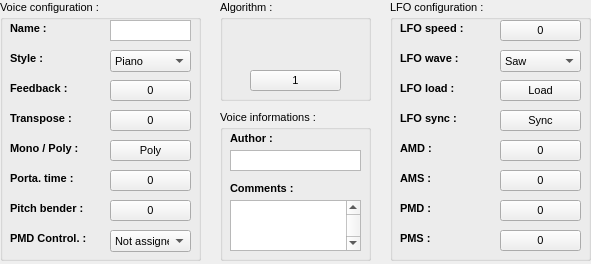
<?xml version="1.0" encoding="UTF-8"?>
<ui version="4.0">
 <class>QVoice</class>
 <widget class="QWidget" name="QVoice">
  <property name="geometry">
   <rect>
    <x>0</x>
    <y>0</y>
    <width>591</width>
    <height>264</height>
   </rect>
  </property>
  <property name="windowTitle">
   <string>Form</string>
  </property>
  <widget class="QGroupBox" name="grpBox_voiceconfig">
   <property name="geometry">
    <rect>
     <x>0</x>
     <y>0</y>
     <width>201</width>
     <height>261</height>
    </rect>
   </property>
   <property name="font">
    <font>
     <pointsize>8</pointsize>
    </font>
   </property>
   <property name="title">
    <string>Voice configuration :</string>
   </property>
   <widget class="QLabel" name="lbl_style">
    <property name="geometry">
     <rect>
      <x>10</x>
      <y>50</y>
      <width>91</width>
      <height>16</height>
     </rect>
    </property>
    <property name="font">
     <font>
      <pointsize>8</pointsize>
      <weight>75</weight>
      <bold>true</bold>
     </font>
    </property>
    <property name="text">
     <string>Style :</string>
    </property>
   </widget>
   <widget class="QComboBox" name="cmbBox_style">
    <property name="geometry">
     <rect>
      <x>110</x>
      <y>50</y>
      <width>81</width>
      <height>22</height>
     </rect>
    </property>
    <property name="font">
     <font>
      <pointsize>8</pointsize>
     </font>
    </property>
    <property name="toolTip">
     <string>The style of the voice (stored as user code)</string>
    </property>
    <item>
     <property name="text">
      <string>Piano</string>
     </property>
    </item>
    <item>
     <property name="text">
      <string>Keys</string>
     </property>
    </item>
    <item>
     <property name="text">
      <string>Organ</string>
     </property>
    </item>
    <item>
     <property name="text">
      <string>Guitar</string>
     </property>
    </item>
    <item>
     <property name="text">
      <string>Bass</string>
     </property>
    </item>
    <item>
     <property name="text">
      <string>Orch</string>
     </property>
    </item>
    <item>
     <property name="text">
      <string>Brass</string>
     </property>
    </item>
    <item>
     <property name="text">
      <string>Wood</string>
     </property>
    </item>
    <item>
     <property name="text">
      <string>Synth</string>
     </property>
    </item>
    <item>
     <property name="text">
      <string>Pad</string>
     </property>
    </item>
    <item>
     <property name="text">
      <string>Ethnic</string>
     </property>
    </item>
    <item>
     <property name="text">
      <string>Bells</string>
     </property>
    </item>
    <item>
     <property name="text">
      <string>Rythm</string>
     </property>
    </item>
    <item>
     <property name="text">
      <string>SFX</string>
     </property>
    </item>
    <item>
     <property name="text">
      <string>Other</string>
     </property>
    </item>
   </widget>
   <widget class="QLabel" name="lbl_name">
    <property name="geometry">
     <rect>
      <x>10</x>
      <y>20</y>
      <width>91</width>
      <height>16</height>
     </rect>
    </property>
    <property name="font">
     <font>
      <pointsize>8</pointsize>
      <weight>75</weight>
      <bold>true</bold>
     </font>
    </property>
    <property name="text">
     <string>Name :</string>
    </property>
   </widget>
   <widget class="QPlainTextEdit" name="txtEdit_voicename">
    <property name="geometry">
     <rect>
      <x>110</x>
      <y>20</y>
      <width>81</width>
      <height>21</height>
     </rect>
    </property>
    <property name="font">
     <font>
      <pointsize>8</pointsize>
     </font>
    </property>
    <property name="toolTip">
     <string>The name of the voice</string>
    </property>
    <property name="verticalScrollBarPolicy">
     <enum>Qt::ScrollBarAlwaysOff</enum>
    </property>
    <property name="horizontalScrollBarPolicy">
     <enum>Qt::ScrollBarAlwaysOff</enum>
    </property>
    <property name="lineWrapMode">
     <enum>QPlainTextEdit::NoWrap</enum>
    </property>
    <property name="plainText">
     <string/>
    </property>
    <property name="maximumBlockCount">
     <number>7</number>
    </property>
   </widget>
   <widget class="QLabel" name="lbl_feedback">
    <property name="geometry">
     <rect>
      <x>10</x>
      <y>80</y>
      <width>91</width>
      <height>16</height>
     </rect>
    </property>
    <property name="font">
     <font>
      <pointsize>8</pointsize>
      <weight>75</weight>
      <bold>true</bold>
     </font>
    </property>
    <property name="text">
     <string>Feedback :</string>
    </property>
   </widget>
   <widget class="QButton" name="but_feedback">
    <property name="geometry">
     <rect>
      <x>110</x>
      <y>80</y>
      <width>81</width>
      <height>21</height>
     </rect>
    </property>
    <property name="font">
     <font>
      <pointsize>8</pointsize>
     </font>
    </property>
    <property name="toolTip">
     <string>The level of feedback for the synthesis</string>
    </property>
    <property name="text">
     <string>0</string>
    </property>
    <property name="minValue" stdset="0">
     <number>0</number>
    </property>
    <property name="maxValue" stdset="0">
     <number>7</number>
    </property>
   </widget>
   <widget class="QLabel" name="lbl_porta">
    <property name="geometry">
     <rect>
      <x>10</x>
      <y>170</y>
      <width>91</width>
      <height>16</height>
     </rect>
    </property>
    <property name="font">
     <font>
      <pointsize>8</pointsize>
      <weight>75</weight>
      <bold>true</bold>
     </font>
    </property>
    <property name="text">
     <string>Porta. time :</string>
    </property>
   </widget>
   <widget class="QButton" name="but_porta">
    <property name="geometry">
     <rect>
      <x>110</x>
      <y>170</y>
      <width>81</width>
      <height>21</height>
     </rect>
    </property>
    <property name="font">
     <font>
      <pointsize>8</pointsize>
     </font>
    </property>
    <property name="toolTip">
     <string>The portamento length of the instrument</string>
    </property>
    <property name="text">
     <string>0</string>
    </property>
    <property name="minValue" stdset="0">
     <number>0</number>
    </property>
    <property name="maxValue" stdset="0">
     <number>127</number>
    </property>
   </widget>
   <widget class="QLabel" name="lbl_pitch">
    <property name="geometry">
     <rect>
      <x>10</x>
      <y>200</y>
      <width>91</width>
      <height>16</height>
     </rect>
    </property>
    <property name="font">
     <font>
      <pointsize>8</pointsize>
      <weight>75</weight>
      <bold>true</bold>
     </font>
    </property>
    <property name="text">
     <string>Pitch bender :</string>
    </property>
   </widget>
   <widget class="QButton" name="but_trans">
    <property name="geometry">
     <rect>
      <x>110</x>
      <y>110</y>
      <width>81</width>
      <height>21</height>
     </rect>
    </property>
    <property name="font">
     <font>
      <pointsize>8</pointsize>
     </font>
    </property>
    <property name="toolTip">
     <string>The transpose level of the voice</string>
    </property>
    <property name="text">
     <string>0</string>
    </property>
    <property name="minValue" stdset="0">
     <number>-128</number>
    </property>
    <property name="maxValue" stdset="0">
     <string>127</string>
    </property>
   </widget>
   <widget class="QPushButton" name="pshBut_poly">
    <property name="geometry">
     <rect>
      <x>110</x>
      <y>140</y>
      <width>81</width>
      <height>21</height>
     </rect>
    </property>
    <property name="font">
     <font>
      <pointsize>8</pointsize>
     </font>
    </property>
    <property name="toolTip">
     <string>The voice response to a multiple notes play</string>
    </property>
    <property name="text">
     <string>Poly</string>
    </property>
    <property name="checkable">
     <bool>true</bool>
    </property>
   </widget>
   <widget class="QComboBox" name="cmbBox_pmdctl">
    <property name="geometry">
     <rect>
      <x>110</x>
      <y>230</y>
      <width>81</width>
      <height>22</height>
     </rect>
    </property>
    <property name="font">
     <font>
      <pointsize>8</pointsize>
     </font>
    </property>
    <property name="toolTip">
     <string>The kind of MIDI controler assigned to PMD</string>
    </property>
    <item>
     <property name="text">
      <string>Not assigned</string>
     </property>
    </item>
    <item>
     <property name="text">
      <string>After touch</string>
     </property>
    </item>
    <item>
     <property name="text">
      <string>Mod. wheel</string>
     </property>
    </item>
    <item>
     <property name="text">
      <string>Breath ctl.</string>
     </property>
    </item>
    <item>
     <property name="text">
      <string>Foot ctl.</string>
     </property>
    </item>
   </widget>
   <widget class="QButton" name="but_pitch">
    <property name="geometry">
     <rect>
      <x>110</x>
      <y>200</y>
      <width>81</width>
      <height>21</height>
     </rect>
    </property>
    <property name="font">
     <font>
      <pointsize>8</pointsize>
     </font>
    </property>
    <property name="toolTip">
     <string>The pitchbender range of the voice</string>
    </property>
    <property name="text">
     <string>0</string>
    </property>
    <property name="minValue" stdset="0">
     <number>0</number>
    </property>
    <property name="maxValue" stdset="0">
     <number>12</number>
    </property>
   </widget>
   <widget class="QLabel" name="lbl_trans">
    <property name="geometry">
     <rect>
      <x>10</x>
      <y>110</y>
      <width>91</width>
      <height>16</height>
     </rect>
    </property>
    <property name="font">
     <font>
      <pointsize>8</pointsize>
      <weight>75</weight>
      <bold>true</bold>
     </font>
    </property>
    <property name="text">
     <string>Transpose :</string>
    </property>
   </widget>
   <widget class="QLabel" name="lbl_poly">
    <property name="geometry">
     <rect>
      <x>10</x>
      <y>140</y>
      <width>91</width>
      <height>16</height>
     </rect>
    </property>
    <property name="font">
     <font>
      <pointsize>8</pointsize>
      <weight>75</weight>
      <bold>true</bold>
     </font>
    </property>
    <property name="text">
     <string>Mono / Poly :</string>
    </property>
   </widget>
   <widget class="QLabel" name="lbl_pmdctl">
    <property name="geometry">
     <rect>
      <x>10</x>
      <y>230</y>
      <width>91</width>
      <height>16</height>
     </rect>
    </property>
    <property name="font">
     <font>
      <pointsize>8</pointsize>
      <weight>75</weight>
      <bold>true</bold>
     </font>
    </property>
    <property name="text">
     <string>PMD Control. :</string>
    </property>
   </widget>
  </widget>
  <widget class="QGroupBox" name="grpBox_algorithm">
   <property name="geometry">
    <rect>
     <x>220</x>
     <y>0</y>
     <width>151</width>
     <height>101</height>
    </rect>
   </property>
   <property name="font">
    <font>
     <pointsize>8</pointsize>
    </font>
   </property>
   <property name="title">
    <string>Algorithm :</string>
   </property>
   <widget class="QLabel" name="lbl_algo">
    <property name="geometry">
     <rect>
      <x>42</x>
      <y>20</y>
      <width>71</width>
      <height>41</height>
     </rect>
    </property>
    <property name="text">
     <string/>
    </property>
    <property name="pixmap">
     <pixmap resource="../FB01.qrc">:/ALGO1</pixmap>
    </property>
   </widget>
   <widget class="QButton" name="but_algo">
    <property name="geometry">
     <rect>
      <x>30</x>
      <y>70</y>
      <width>91</width>
      <height>21</height>
     </rect>
    </property>
    <property name="font">
     <font>
      <pointsize>8</pointsize>
     </font>
    </property>
    <property name="toolTip">
     <string>The sound algorithm of the voice</string>
    </property>
    <property name="text">
     <string>1</string>
    </property>
    <property name="minValue" stdset="0">
     <number>1</number>
    </property>
    <property name="maxValue" stdset="0">
     <number>8</number>
    </property>
   </widget>
  </widget>
  <widget class="QGroupBox" name="grpBox_LFO">
   <property name="geometry">
    <rect>
     <x>390</x>
     <y>0</y>
     <width>201</width>
     <height>261</height>
    </rect>
   </property>
   <property name="font">
    <font>
     <pointsize>8</pointsize>
    </font>
   </property>
   <property name="title">
    <string>LFO configuration :</string>
   </property>
   <widget class="QLabel" name="lbl_LFOwave">
    <property name="geometry">
     <rect>
      <x>10</x>
      <y>50</y>
      <width>91</width>
      <height>16</height>
     </rect>
    </property>
    <property name="font">
     <font>
      <pointsize>8</pointsize>
      <weight>75</weight>
      <bold>true</bold>
     </font>
    </property>
    <property name="text">
     <string>LFO wave :</string>
    </property>
   </widget>
   <widget class="QComboBox" name="cmbBox_LFOwave">
    <property name="geometry">
     <rect>
      <x>110</x>
      <y>50</y>
      <width>81</width>
      <height>22</height>
     </rect>
    </property>
    <property name="font">
     <font>
      <pointsize>8</pointsize>
     </font>
    </property>
    <property name="toolTip">
     <string>The requested waveform for the LFO</string>
    </property>
    <item>
     <property name="text">
      <string>Saw</string>
     </property>
    </item>
    <item>
     <property name="text">
      <string>Square</string>
     </property>
    </item>
    <item>
     <property name="text">
      <string>Triangle</string>
     </property>
    </item>
    <item>
     <property name="text">
      <string>S&amp;H</string>
     </property>
    </item>
   </widget>
   <widget class="QLabel" name="lbl_LFOspeed">
    <property name="geometry">
     <rect>
      <x>10</x>
      <y>20</y>
      <width>91</width>
      <height>16</height>
     </rect>
    </property>
    <property name="font">
     <font>
      <pointsize>8</pointsize>
      <weight>75</weight>
      <bold>true</bold>
     </font>
    </property>
    <property name="text">
     <string>LFO speed :</string>
    </property>
   </widget>
   <widget class="QLabel" name="lbl_LFOload">
    <property name="geometry">
     <rect>
      <x>10</x>
      <y>80</y>
      <width>91</width>
      <height>16</height>
     </rect>
    </property>
    <property name="font">
     <font>
      <pointsize>8</pointsize>
      <weight>75</weight>
      <bold>true</bold>
     </font>
    </property>
    <property name="text">
     <string>LFO load :</string>
    </property>
   </widget>
   <widget class="QPushButton" name="pshBut_LFOload">
    <property name="geometry">
     <rect>
      <x>110</x>
      <y>80</y>
      <width>81</width>
      <height>21</height>
     </rect>
    </property>
    <property name="font">
     <font>
      <pointsize>8</pointsize>
     </font>
    </property>
    <property name="toolTip">
     <string>Set the LFO configuration when loading the voice</string>
    </property>
    <property name="text">
     <string>Load</string>
    </property>
    <property name="checkable">
     <bool>true</bool>
    </property>
   </widget>
   <widget class="QLabel" name="lbl_LFOsync">
    <property name="geometry">
     <rect>
      <x>10</x>
      <y>110</y>
      <width>91</width>
      <height>16</height>
     </rect>
    </property>
    <property name="font">
     <font>
      <pointsize>8</pointsize>
      <weight>75</weight>
      <bold>true</bold>
     </font>
    </property>
    <property name="text">
     <string>LFO sync :</string>
    </property>
   </widget>
   <widget class="QPushButton" name="pshBut_LFOsync">
    <property name="geometry">
     <rect>
      <x>110</x>
      <y>110</y>
      <width>81</width>
      <height>21</height>
     </rect>
    </property>
    <property name="font">
     <font>
      <pointsize>8</pointsize>
     </font>
    </property>
    <property name="toolTip">
     <string>Synchronize the LFO with key pressing</string>
    </property>
    <property name="text">
     <string>Sync</string>
    </property>
    <property name="checkable">
     <bool>true</bool>
    </property>
   </widget>
   <widget class="QButton" name="but_PMS">
    <property name="geometry">
     <rect>
      <x>110</x>
      <y>230</y>
      <width>81</width>
      <height>21</height>
     </rect>
    </property>
    <property name="font">
     <font>
      <pointsize>8</pointsize>
     </font>
    </property>
    <property name="toolTip">
     <string>The pitch modulation sensitivity</string>
    </property>
    <property name="text">
     <string>0</string>
    </property>
    <property name="minValue" stdset="0">
     <number>0</number>
    </property>
    <property name="maxValue" stdset="0">
     <number>7</number>
    </property>
   </widget>
   <widget class="QLabel" name="lbl_AMD">
    <property name="geometry">
     <rect>
      <x>10</x>
      <y>140</y>
      <width>91</width>
      <height>16</height>
     </rect>
    </property>
    <property name="font">
     <font>
      <pointsize>8</pointsize>
      <weight>75</weight>
      <bold>true</bold>
     </font>
    </property>
    <property name="text">
     <string>AMD :</string>
    </property>
   </widget>
   <widget class="QLabel" name="lbl_PMS">
    <property name="geometry">
     <rect>
      <x>10</x>
      <y>230</y>
      <width>91</width>
      <height>16</height>
     </rect>
    </property>
    <property name="font">
     <font>
      <pointsize>8</pointsize>
      <weight>75</weight>
      <bold>true</bold>
     </font>
    </property>
    <property name="text">
     <string>PMS :</string>
    </property>
   </widget>
   <widget class="QLabel" name="lbl_AMS">
    <property name="geometry">
     <rect>
      <x>10</x>
      <y>170</y>
      <width>91</width>
      <height>16</height>
     </rect>
    </property>
    <property name="font">
     <font>
      <pointsize>8</pointsize>
      <weight>75</weight>
      <bold>true</bold>
     </font>
    </property>
    <property name="text">
     <string>AMS :</string>
    </property>
   </widget>
   <widget class="QButton" name="but_AMS">
    <property name="geometry">
     <rect>
      <x>110</x>
      <y>170</y>
      <width>81</width>
      <height>21</height>
     </rect>
    </property>
    <property name="font">
     <font>
      <pointsize>8</pointsize>
     </font>
    </property>
    <property name="toolTip">
     <string>The amplitude modulation sensitivity</string>
    </property>
    <property name="text">
     <string>0</string>
    </property>
    <property name="minValue" stdset="0">
     <number>0</number>
    </property>
    <property name="maxValue" stdset="0">
     <number>3</number>
    </property>
   </widget>
   <widget class="QButton" name="but_PMD">
    <property name="geometry">
     <rect>
      <x>110</x>
      <y>200</y>
      <width>81</width>
      <height>21</height>
     </rect>
    </property>
    <property name="font">
     <font>
      <pointsize>8</pointsize>
     </font>
    </property>
    <property name="toolTip">
     <string>The pitch modulation</string>
    </property>
    <property name="text">
     <string>0</string>
    </property>
    <property name="minValue" stdset="0">
     <number>0</number>
    </property>
    <property name="maxValue" stdset="0">
     <number>127</number>
    </property>
   </widget>
   <widget class="QLabel" name="lbl_PMD">
    <property name="geometry">
     <rect>
      <x>10</x>
      <y>200</y>
      <width>91</width>
      <height>16</height>
     </rect>
    </property>
    <property name="font">
     <font>
      <pointsize>8</pointsize>
      <weight>75</weight>
      <bold>true</bold>
     </font>
    </property>
    <property name="text">
     <string>PMD :</string>
    </property>
   </widget>
   <widget class="QButton" name="but_AMD">
    <property name="geometry">
     <rect>
      <x>110</x>
      <y>140</y>
      <width>81</width>
      <height>21</height>
     </rect>
    </property>
    <property name="font">
     <font>
      <pointsize>8</pointsize>
     </font>
    </property>
    <property name="toolTip">
     <string>The amplitude modulation</string>
    </property>
    <property name="text">
     <string>0</string>
    </property>
    <property name="minValue" stdset="0">
     <number>0</number>
    </property>
    <property name="maxValue" stdset="0">
     <number>127</number>
    </property>
   </widget>
   <widget class="QButton" name="but_LFOspeed">
    <property name="geometry">
     <rect>
      <x>110</x>
      <y>20</y>
      <width>81</width>
      <height>21</height>
     </rect>
    </property>
    <property name="font">
     <font>
      <pointsize>8</pointsize>
     </font>
    </property>
    <property name="toolTip">
     <string>The amplitude modulation</string>
    </property>
    <property name="text">
     <string>0</string>
    </property>
    <property name="minValue" stdset="0">
     <number>0</number>
    </property>
    <property name="maxValue" stdset="0">
     <number>255</number>
    </property>
   </widget>
  </widget>
  <widget class="QGroupBox" name="grpBox_informations">
   <property name="geometry">
    <rect>
     <x>220</x>
     <y>110</y>
     <width>151</width>
     <height>151</height>
    </rect>
   </property>
   <property name="font">
    <font>
     <pointsize>8</pointsize>
    </font>
   </property>
   <property name="title">
    <string>Voice informations :</string>
   </property>
   <widget class="QLabel" name="lbl_author">
    <property name="geometry">
     <rect>
      <x>10</x>
      <y>20</y>
      <width>131</width>
      <height>16</height>
     </rect>
    </property>
    <property name="font">
     <font>
      <pointsize>8</pointsize>
      <weight>75</weight>
      <bold>true</bold>
     </font>
    </property>
    <property name="text">
     <string>Author :</string>
    </property>
   </widget>
   <widget class="QPlainTextEdit" name="txtEdit_author">
    <property name="geometry">
     <rect>
      <x>10</x>
      <y>40</y>
      <width>131</width>
      <height>21</height>
     </rect>
    </property>
    <property name="font">
     <font>
      <pointsize>8</pointsize>
     </font>
    </property>
    <property name="toolTip">
     <string>The proud author of the voice</string>
    </property>
    <property name="verticalScrollBarPolicy">
     <enum>Qt::ScrollBarAlwaysOff</enum>
    </property>
    <property name="horizontalScrollBarPolicy">
     <enum>Qt::ScrollBarAlwaysOff</enum>
    </property>
    <property name="lineWrapMode">
     <enum>QPlainTextEdit::NoWrap</enum>
    </property>
   </widget>
   <widget class="QPlainTextEdit" name="txtEdit_comments">
    <property name="geometry">
     <rect>
      <x>10</x>
      <y>90</y>
      <width>131</width>
      <height>51</height>
     </rect>
    </property>
    <property name="font">
     <font>
      <pointsize>8</pointsize>
     </font>
    </property>
    <property name="toolTip">
     <string>Any comments about the voice</string>
    </property>
    <property name="verticalScrollBarPolicy">
     <enum>Qt::ScrollBarAlwaysOn</enum>
    </property>
    <property name="horizontalScrollBarPolicy">
     <enum>Qt::ScrollBarAlwaysOff</enum>
    </property>
    <property name="lineWrapMode">
     <enum>QPlainTextEdit::NoWrap</enum>
    </property>
   </widget>
   <widget class="QLabel" name="lbl_comments">
    <property name="geometry">
     <rect>
      <x>10</x>
      <y>70</y>
      <width>131</width>
      <height>16</height>
     </rect>
    </property>
    <property name="font">
     <font>
      <pointsize>8</pointsize>
      <weight>75</weight>
      <bold>true</bold>
     </font>
    </property>
    <property name="text">
     <string>Comments :</string>
    </property>
   </widget>
  </widget>
 </widget>
 <customwidgets>
  <customwidget>
   <class>QButton</class>
   <extends>QPushButton</extends>
   <header>interface/qbutton.h</header>
  </customwidget>
 </customwidgets>
 <resources>
  <include location="../FB01.qrc"/>
 </resources>
 <connections/>
</ui>
